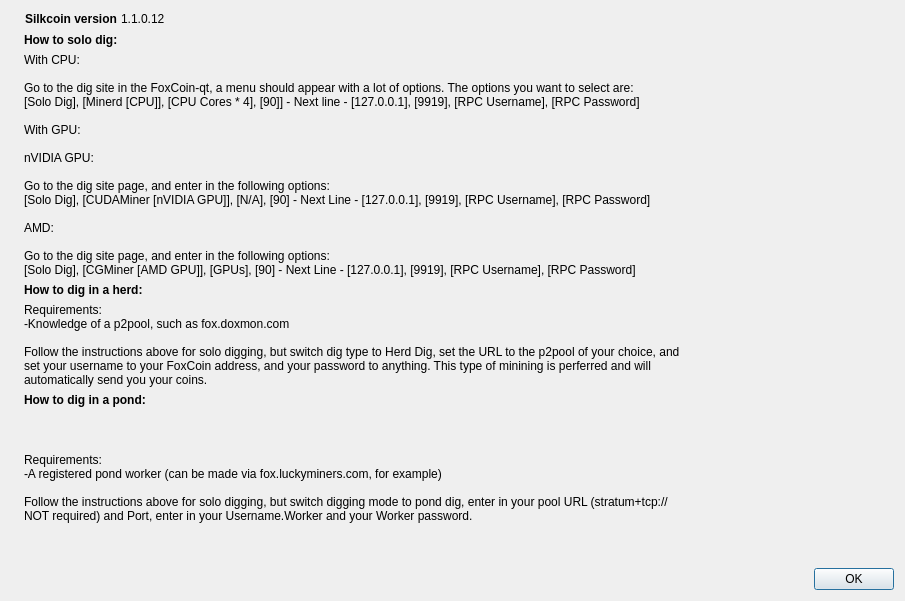
<?xml version="1.0" encoding="UTF-8"?>
<ui version="4.0">
 <class>tutoWriteDialog</class>
 <widget class="QDialog" name="tutoWriteDialog">
  <property name="geometry">
   <rect>
    <x>0</x>
    <y>0</y>
    <width>905</width>
    <height>601</height>
   </rect>
  </property>
  <property name="windowTitle">
   <string>How to mine FoxCoin</string>
  </property>
  <layout class="QHBoxLayout" name="horizontalLayout_2">
   <item>
    <widget class="QLabel" name="label_4">
     <property name="sizePolicy">
      <sizepolicy hsizetype="Preferred" vsizetype="Ignored">
       <horstretch>0</horstretch>
       <verstretch>0</verstretch>
      </sizepolicy>
     </property>
     <property name="pixmap">
      <pixmap resource="../bitcoin.qrc">:/images/about</pixmap>
     </property>
    </widget>
   </item>
   <item>
    <layout class="QVBoxLayout" name="verticalLayout_2">
     <item>
      <widget class="QFrame" name="frame">
       <property name="sizePolicy">
        <sizepolicy hsizetype="Fixed" vsizetype="Fixed">
         <horstretch>0</horstretch>
         <verstretch>0</verstretch>
        </sizepolicy>
       </property>
       <layout class="QHBoxLayout" name="horizontalLayout" stretch="0,0">
        <property name="spacing">
         <number>0</number>
        </property>
        <property name="sizeConstraint">
         <enum>QLayout::SetFixedSize</enum>
        </property>
        <property name="leftMargin">
         <number>1</number>
        </property>
        <property name="topMargin">
         <number>1</number>
        </property>
        <property name="rightMargin">
         <number>1</number>
        </property>
        <property name="bottomMargin">
         <number>1</number>
        </property>
        <item>
         <widget class="QLabel" name="label">
          <property name="sizePolicy">
           <sizepolicy hsizetype="Fixed" vsizetype="Fixed">
            <horstretch>0</horstretch>
            <verstretch>0</verstretch>
           </sizepolicy>
          </property>
          <property name="maximumSize">
           <size>
            <width>16777215</width>
            <height>267</height>
           </size>
          </property>
          <property name="cursor">
           <cursorShape>IBeamCursor</cursorShape>
          </property>
          <property name="text">
           <string>&lt;html&gt;&lt;head/&gt;&lt;body&gt;&lt;p&gt;&lt;span style=&quot; font-weight:600;&quot;&gt;Silkcoin version &lt;/span&gt;&lt;/p&gt;&lt;/body&gt;&lt;/html&gt;</string>
          </property>
          <property name="textInteractionFlags">
           <set>Qt::LinksAccessibleByMouse|Qt::TextSelectableByKeyboard|Qt::TextSelectableByMouse</set>
          </property>
         </widget>
        </item>
        <item>
         <widget class="QLabel" name="versionLabel">
          <property name="sizePolicy">
           <sizepolicy hsizetype="Fixed" vsizetype="Fixed">
            <horstretch>0</horstretch>
            <verstretch>0</verstretch>
           </sizepolicy>
          </property>
          <property name="cursor">
           <cursorShape>IBeamCursor</cursorShape>
          </property>
          <property name="text">
           <string notr="true">1.1.0.12</string>
          </property>
          <property name="textFormat">
           <enum>Qt::RichText</enum>
          </property>
          <property name="textInteractionFlags">
           <set>Qt::LinksAccessibleByMouse|Qt::TextSelectableByKeyboard|Qt::TextSelectableByMouse</set>
          </property>
         </widget>
        </item>
       </layout>
      </widget>
     </item>
     <item>
      <widget class="QLabel" name="label_3">
       <property name="sizePolicy">
        <sizepolicy hsizetype="Minimum" vsizetype="Maximum">
         <horstretch>0</horstretch>
         <verstretch>0</verstretch>
        </sizepolicy>
       </property>
       <property name="text">
        <string>&lt;html&gt;&lt;head/&gt;&lt;body&gt;&lt;p&gt;&lt;span style=&quot; font-weight:600;&quot;&gt;How to solo dig:&lt;/span&gt;&lt;/p&gt;&lt;/body&gt;&lt;/html&gt;</string>
       </property>
      </widget>
     </item>
     <item>
      <widget class="QLabel" name="label_2">
       <property name="sizePolicy">
        <sizepolicy hsizetype="Minimum" vsizetype="Maximum">
         <horstretch>0</horstretch>
         <verstretch>0</verstretch>
        </sizepolicy>
       </property>
       <property name="text">
        <string>With CPU:

Go to the dig site in the FoxCoin-qt, a menu should appear with a lot of options. The options you want to select are:
[Solo Dig], [Minerd [CPU]], [CPU Cores * 4], [90]] - Next line - [127.0.0.1], [9919], [RPC Username], [RPC Password]

With GPU:

nVIDIA GPU:

Go to the dig site page, and enter in the following options:
[Solo Dig], [CUDAMiner [nVIDIA GPU]], [N/A], [90] - Next Line - [127.0.0.1], [9919], [RPC Username], [RPC Password] 

AMD:

Go to the dig site page, and enter in the following options:
[Solo Dig], [CGMiner [AMD GPU]], [GPUs], [90] - Next Line - [127.0.0.1], [9919], [RPC Username], [RPC Password]</string>
       </property>
       <property name="textInteractionFlags">
        <set>Qt::LinksAccessibleByMouse|Qt::TextSelectableByMouse</set>
       </property>
      </widget>
     </item>
     <item>
      <widget class="QLabel" name="label_7">
       <property name="sizePolicy">
        <sizepolicy hsizetype="Preferred" vsizetype="Maximum">
         <horstretch>0</horstretch>
         <verstretch>0</verstretch>
        </sizepolicy>
       </property>
       <property name="text">
        <string>&lt;html&gt;&lt;head/&gt;&lt;body&gt;&lt;p&gt;&lt;span style=&quot; font-weight:600;&quot;&gt;How to dig in a herd:&lt;/span&gt;&lt;/p&gt;&lt;/body&gt;&lt;/html&gt;</string>
       </property>
      </widget>
     </item>
     <item>
      <widget class="QLabel" name="label_8">
       <property name="sizePolicy">
        <sizepolicy hsizetype="Preferred" vsizetype="Maximum">
         <horstretch>0</horstretch>
         <verstretch>0</verstretch>
        </sizepolicy>
       </property>
       <property name="text">
        <string>Requirements:
-Knowledge of a p2pool, such as fox.doxmon.com

Follow the instructions above for solo digging, but switch dig type to Herd Dig, set the URL to the p2pool of your choice, and
set your username to your FoxCoin address, and your password to anything. This type of minining is perferred and will
automatically send you your coins.</string>
       </property>
      </widget>
     </item>
     <item>
      <widget class="QLabel" name="label_5">
       <property name="sizePolicy">
        <sizepolicy hsizetype="Preferred" vsizetype="Maximum">
         <horstretch>0</horstretch>
         <verstretch>0</verstretch>
        </sizepolicy>
       </property>
       <property name="text">
        <string>&lt;html&gt;&lt;head/&gt;&lt;body&gt;&lt;p&gt;&lt;span style=&quot; font-weight:600;&quot;&gt;How to dig in a pond:&lt;/span&gt;&lt;/p&gt;&lt;/body&gt;&lt;/html&gt;</string>
       </property>
      </widget>
     </item>
     <item>
      <widget class="QLabel" name="label_6">
       <property name="text">
        <string>Requirements:
-A registered pond worker (can be made via fox.luckyminers.com, for example)

Follow the instructions above for solo digging, but switch digging mode to pond dig, enter in your pool URL (stratum+tcp:// 
NOT required) and Port, enter in your Username.Worker and your Worker password.</string>
       </property>
      </widget>
     </item>
     <item>
      <widget class="QDialogButtonBox" name="buttonBox">
       <property name="orientation">
        <enum>Qt::Horizontal</enum>
       </property>
       <property name="standardButtons">
        <set>QDialogButtonBox::Ok</set>
       </property>
      </widget>
     </item>
    </layout>
   </item>
  </layout>
 </widget>
 <resources>
  <include location="../bitcoin.qrc"/>
 </resources>
 <connections>
  <connection>
   <sender>buttonBox</sender>
   <signal>accepted()</signal>
   <receiver>tutoWriteDialog</receiver>
   <slot>accept()</slot>
   <hints>
    <hint type="sourcelabel">
     <x>360</x>
     <y>308</y>
    </hint>
    <hint type="destinationlabel">
     <x>157</x>
     <y>274</y>
    </hint>
   </hints>
  </connection>
  <connection>
   <sender>buttonBox</sender>
   <signal>rejected()</signal>
   <receiver>tutoWriteDialog</receiver>
   <slot>reject()</slot>
   <hints>
    <hint type="sourcelabel">
     <x>428</x>
     <y>308</y>
    </hint>
    <hint type="destinationlabel">
     <x>286</x>
     <y>274</y>
    </hint>
   </hints>
  </connection>
 </connections>
</ui>
